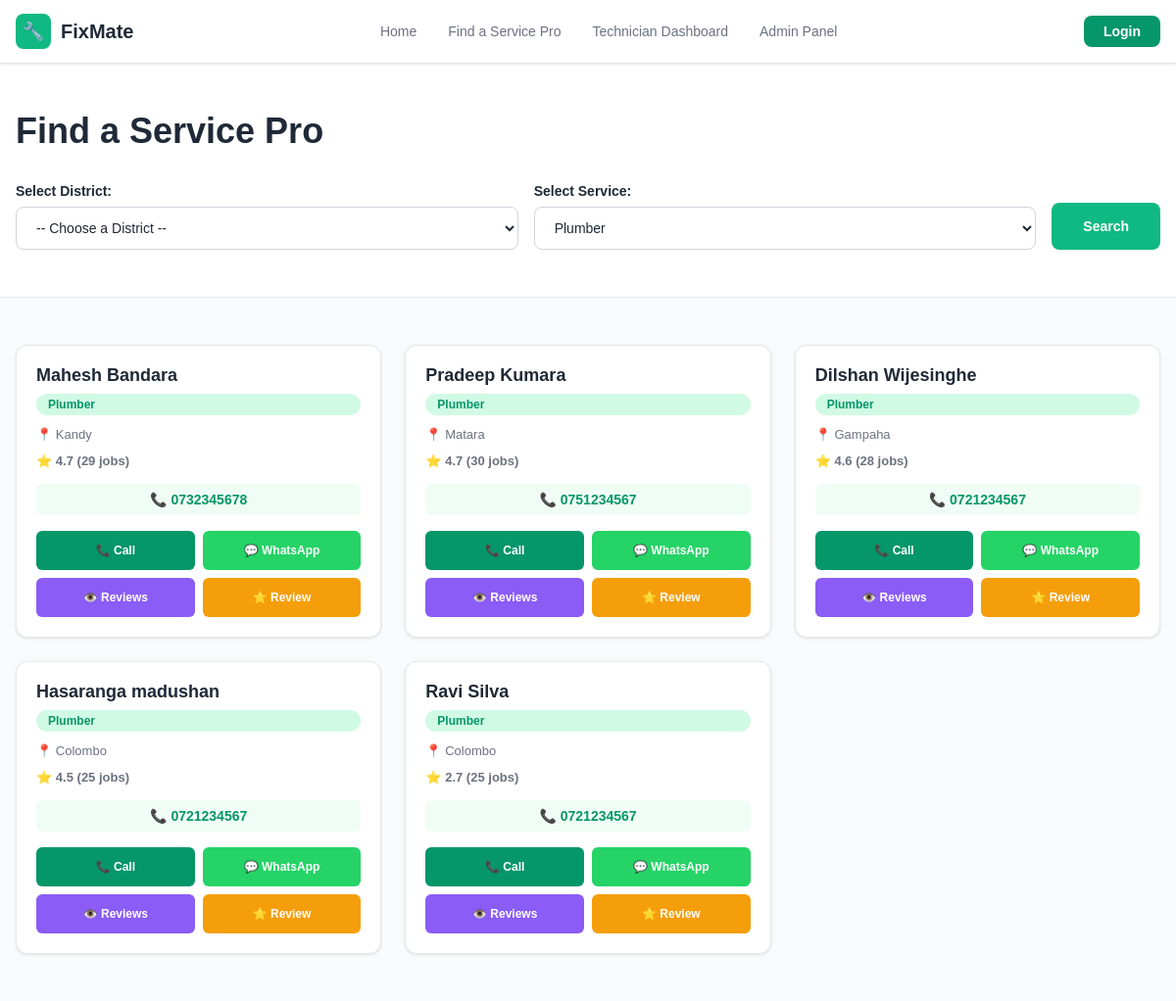
Page /pages/find.php?service=1 on the committed database.
### tables this page shows
CREATE TABLE `technicians` (
  `id` int(11) NOT NULL AUTO_INCREMENT,
  `email` varchar(100) NOT NULL,
  `password` varchar(255) NOT NULL,
  `name` varchar(100) NOT NULL,
  `phone` varchar(20) NOT NULL,
  `district_id` int(11) NOT NULL,
  `service_id` int(11) NOT NULL,
  `experience` int(11) DEFAULT NULL,
  `rating` decimal(2,1) DEFAULT 5.0,
  `jobs_completed` int(11) DEFAULT 0,
  `bio` text DEFAULT NULL,
  `created_at` timestamp NOT NULL DEFAULT current_timestamp(),
  PRIMARY KEY (`id`),
  UNIQUE KEY `email` (`email`),
  KEY `district_id` (`district_id`),
  KEY `service_id` (`service_id`),
  CONSTRAINT `technicians_ibfk_1` FOREIGN KEY (`district_id`) REFERENCES `districts` (`id`),
  CONSTRAINT `technicians_ibfk_2` FOREIGN KEY (`service_id`) REFERENCES `services` (`id`)
);

CREATE TABLE `services` (
  `id` int(11) NOT NULL AUTO_INCREMENT,
  `service_name` varchar(100) NOT NULL,
  PRIMARY KEY (`id`)
);

CREATE TABLE `districts` (
  `id` int(11) NOT NULL AUTO_INCREMENT,
  `district_name` varchar(100) NOT NULL,
  PRIMARY KEY (`id`)
);

### pages/find.php (the view, shortened to what this page needs)
<?php
include '../includes/config.php';
include '../includes/header.php';
$results = [];
$searched = false;
$url_service = isset($_GET['service']) ? mysqli_real_escape_string($conn, $_GET['service']) : '';
if ($_SERVER['REQUEST_METHOD'] == 'POST') {
    $district_id = mysqli_real_escape_string($conn, $_POST['district']);
    $service_id = mysqli_real_escape_string($conn, $_POST['service']);
    if ($service_id) {
        $query = "SELECT t.id, t.name, t.phone, t.rating, t.jobs_completed,
                         s.service_name, d.district_name
                  FROM technicians t
                  JOIN services s ON t.service_id = s.id
                  JOIN districts d ON t.district_id = d.id
                  WHERE t.service_id = '$service_id'";
        if ($district_id) {
            $query .= " AND t.district_id = '$district_id'";
        }
        $query .= " ORDER BY t.rating DESC";
        $result = mysqli_query($conn, $query);
        if ($result) {
            while ($row = mysqli_fetch_assoc($result)) {
                $results[] = $row;
            }
        }
        $searched = true;
    }
}
elseif ($url_service) {
    $service_id = $url_service;
    $query = "SELECT t.id, t.name, t.phone, t.rating, t.jobs_completed,
                     s.service_name, d.district_name
              FROM technicians t
              JOIN services s ON t.service_id = s.id
              JOIN districts d ON t.district_id = d.id
              WHERE t.service_id = '$service_id'
              ORDER BY t.rating DESC";
    $result = mysqli_query($conn, $query);
    if ($result) {
        while ($row = mysqli_fetch_assoc($result)) {
            $results[] = $row;
        }
    }
    $searched = true;
}
?>
<section class="find-filters">
    <div class="find-container">
        <h1>Find a Service Pro</h1>
        <form method="POST" class="filter-form">
            <div class="filter-row">
                <div class="filter-group">
                    <label for="district">Select District:</label>
                    <select id="district" name="district" required>
                        <option value="">-- Choose a District --</option>
                    </select>
                </div>
                <div class="filter-group">
                    <label for="service">Select Service:</label>
                    <select id="service" name="service" required>
                        <option value="1" <?php echo ($url_service == '1') ? 'selected' : ''; ?>>Plumber</option>
                    </select>
                </div>
                <button type="submit" class="search-btn">Search</button>
            </div>
        </form>
    </div>
</section>
<section class="find-results">
    <div class="find-container">
        <div id="results">
    <?php if ($searched): ?>
        <?php if (count($results) > 0): ?>
            <?php foreach ($results as $worker): ?>
                <div class="worker-card">
                    <h3><?php echo htmlspecialchars($worker['name']); ?></h3>
                    <span class="job-type"><?php echo htmlspecialchars($worker['service_name']); ?></span>
                    <div class="location">
                        📍 <?php echo htmlspecialchars($worker['district_name']); ?>
                    </div>
                    <div class="rating">
                        ⭐ <?php echo number_format($worker['rating'], 1); ?> (<?php echo $worker['jobs_completed']; ?> jobs)
                    </div>
                    <div class="phone-display">
                        📞 <?php echo htmlspecialchars($worker['phone']); ?>
                    </div>
                    <div class="contact-buttons">
                        <?php
                        $phone_clean = preg_replace('/[^0-9]/', '', $worker['phone']);
                        if (substr($phone_clean, 0, 2) == '94') {
                            $phone_intl = $phone_clean;
                        } else if (substr($phone_clean, 0, 1) == '0') {
                            $phone_intl = '94' . substr($phone_clean, 1);
                        } else {
                            $phone_intl = '94' . $phone_clean;
                        }
                        ?>
                        <a href="tel:+<?php echo $phone_intl; ?>" class="phone-btn">
                            📞 Call
                        </a>
                        <a href="https://wa.me/<?php echo $phone_intl; ?>?text=Hi%20I%20need%20your%20service" target="_blank" class="whatsapp-btn">
                            💬 WhatsApp
                        </a>
                        <a href="view_reviews.php?tech_id=<?php echo $worker['id']; ?>" class="view-reviews-btn">
                            👁️ Reviews
                        </a>
                        <a href="add_review.php?tech_id=<?php echo $worker['id']; ?>" class="review-btn">
                            ⭐ Review
                        </a>
                    </div>
                </div>
            <?php endforeach; ?>
        <?php else: ?>
            <p style="text-align: center; color: #6b7280; padding: 40px;">No technicians found. Try another district or service.</p>
        <?php endif; ?>
    <?php endif; ?>
</div>
    </div>
</section>
</body>
</html>

### includes/header.php (shortened to what this page needs)
<!DOCTYPE html>
<html lang="en">
<head>
    <link rel="stylesheet" href="../css/style.css">
</head>
<body>
<header>
    <div class="header-container">
        <a href="home.php" class="logo">
            <span class="logo-icon">🔧</span>
            <span>FixMate</span>
        </a>
        <nav class="nav-tabs">
            <a href="home.php" class="nav-link">Home</a>
            <a href="find.php" class="nav-link">Find a Service Pro</a>
            <a href="dashboard.php" class="nav-link">Technician Dashboard</a>
            <a href="admin_panel.php" class="nav-link">Admin Panel</a>
        </nav>
<?php
if (isset($_SESSION['user_id'])) {
    echo '<a href="user_profile.php" class="login-btn">' . htmlspecialchars($_SESSION['user_name']) . '</a>';
} else if (isset($_SESSION['tech_id'])) {
    echo '<a href="dashboard.php" class="login-btn">' . htmlspecialchars($_SESSION['tech_name']) . '</a>';
} else if (isset($_SESSION['admin_id'])) {
    echo '<a href="admin_panel.php" class="login-btn">Admin Panel</a>';
} else {
    echo '<a href="login.php" class="login-btn">Login</a>';
}
?>
    </div>
</header>

### css/style.css (style rules this page uses)
* { margin: 0; padding: 0; box-sizing: border-box; }
body { font-family: 'Arial', sans-serif; background-color: #f9fafb; color: #1f2937; }
header { background-color: white; border-bottom: 1px solid #e5e7eb; box-shadow: 0 1px 3px rgba(0, 0, 0, 0.1); position: sticky; top: 0; z-index: 50; }
.header-container { max-width: 1280px; margin: 0 auto; padding: 0 16px; display: flex; height: 64px; align-items: center; justify-content: space-between; }
.logo { display: flex; align-items: center; gap: 10px; font-size: 20px; font-weight: bold; color: #1f2937; text-decoration: none; }
.logo-icon { display: flex; align-items: center; justify-content: center; width: 36px; height: 36px; background-color: #10b981; color: white; border-radius: 8px; font-size: 18px; }
.nav-tabs { display: flex; gap: 8px; font-size: 14px; font-weight: 500; }
.nav-link { padding: 6px 12px; color: #6b7280; text-decoration: none; border: none; background: none; cursor: pointer; transition: all 0.2s; position: relative; }
.login-btn { padding: 8px 20px; background-color: #10b981; color: white; border: none; border-radius: 8px; font-size: 14px; font-weight: bold; cursor: pointer; transition: all 0.2s; }
.find-filters { background-color: white; border-bottom: 1px solid #e5e7eb; padding: 48px 16px; }
.find-container { max-width: 1280px; margin: 0 auto; }
.find-container h1 { font-size: 36px; font-weight: 700; margin-bottom: 32px; color: #1f2937; }
.filter-form { width: 100%; }
.filter-row { display: grid; grid-template-columns: 1fr 1fr auto; gap: 16px; align-items: flex-end; }
.filter-group { display: flex; flex-direction: column; gap: 8px; }
.filter-group label { font-size: 14px; font-weight: 600; color: #1f2937; }
.filter-group select { padding: 12px 16px; border: 1px solid #d1d5db; border-radius: 8px; font-size: 14px; color: #1f2937; background-color: white; cursor: pointer; transition: all 0.2s; }
.search-btn { padding: 12px 32px; background-color: #10b981; color: white; border: none; border-radius: 8px; font-size: 14px; font-weight: bold; cursor: pointer; transition: all 0.2s; height: 48px; }
.find-results { background-color: #f9fafb; padding: 48px 16px; min-height: 400px; }
#results { display: grid; grid-template-columns: repeat(auto-fill, minmax(300px, 1fr)); gap: 24px; }
.worker-card { background-color: white; border: 1px solid #e5e7eb; border-radius: 12px; padding: 20px; transition: all 0.2s; box-shadow: 0 1px 3px rgba(0, 0, 0, 0.1); display: flex; flex-direction: column; height: 100%; }
.worker-card h3 { font-size: 18px; font-weight: 600; margin-bottom: 8px; color: #1f2937; }
.worker-card .job-type { display: inline-block; background-color: #d1fae5; color: #059669; padding: 4px 12px; border-radius: 16px; font-size: 12px; font-weight: 600; margin-bottom: 12px; }
.worker-card .location { display: flex; align-items: center; gap: 4px; font-size: 13px; color: #6b7280; margin-bottom: 12px; }
.worker-card .rating { display: flex; align-items: center; gap: 4px; font-size: 13px; color: #6b7280; margin-bottom: 16px; font-weight: 600; }
.worker-card .phone-display { font-size: 14px; font-weight: 600; color: #059669; margin-bottom: 16px; padding: 8px 12px; background-color: #f0fdf4; border-radius: 6px; text-align: center; }
.contact-buttons { display: grid; grid-template-columns: 1fr 1fr; gap: 8px; margin-top: auto; }
.contact-buttons .phone-btn, .contact-buttons .whatsapp-btn, .contact-buttons .view-reviews-btn, .contact-buttons .review-btn { padding: 10px 12px; border: none; border-radius: 6px; font-size: 12px; font-weight: bold; cursor: pointer; text-decoration: none; text-align: center; display: flex; align-items: center; justify-content: center; transition: all 0.2s; height: auto; min-height: 40px; }
.phone-btn { background-color: #059669; color: white; }
.whatsapp-btn { background-color: #25d366; color: white; }
.view-reviews-btn { background-color: #8b5cf6; color: white; }
.review-btn { background-color: #f59e0b; color: white; }
a.btn-primary, a.btn-secondary, a.cta-button, a.login-btn { display: inline-block; text-decoration: none; cursor: pointer; text-align: center; }
a.login-btn { padding: 8px 20px; background-color: #059669; color: white; border: none; border-radius: 8px; font-size: 14px; font-weight: bold; transition: all 0.2s; }
.review-btn { background-color: #f59e0b !important; }
.view-reviews-btn { background-color: #8b5cf6 !important; }

### rows in the picture
technicians: name "Mahesh Bandara", service.service_name "Plumber", district.district_name "Kandy", rating "4.7", jobs_completed "29", phone "0732345678"
technicians: name "Pradeep Kumara", service.service_name "Plumber", district.district_name "Matara", rating "4.7", jobs_completed "30", phone "0751234567"
technicians: name "Dilshan Wijesinghe", service.service_name "Plumber", district.district_name "Gampaha", rating "4.6", jobs_completed "28", phone "0721234567"
technicians: name "Hasaranga madushan", service.service_name "Plumber", district.district_name "Colombo", rating "4.5", jobs_completed "25", phone "0721234567"
technicians: name "Ravi Silva", service.service_name "Plumber", district.district_name "Colombo", rating "2.7", jobs_completed "25", phone "0721234567"
